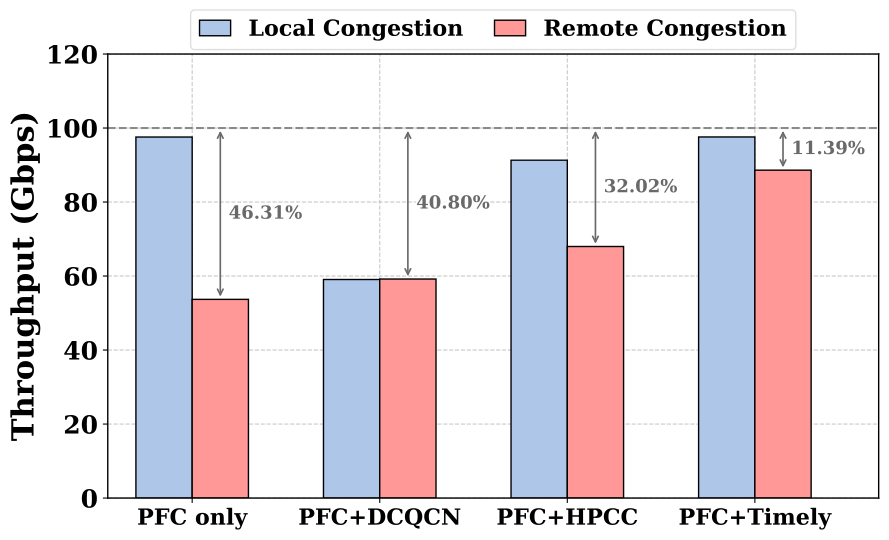

Reproduce this figure in Python.
#!/usr/bin/env python3

from matplotlib import pyplot as plt
from matplotlib.ticker import FuncFormatter

from plot_style import (
    AXIS_LABEL_FONT,
    BAR_WIDTH,
    FIGSIZE,
    add_legend,
    annotate_remote_gap,
    draw_grouped_bars,
    save_figure,
    style_category_axis,
)

filename = "shallow_bw"

# Order: PFC only, PFC+DCQCN, PFC+HPCC, PFC+Timely.
source_values = [97.573291, 59.065244, 91.307196, 97.591715]
remote_values = [53.694991, 59.197045, 67.982346, 88.612558]


def main():
    fig, ax = plt.subplots(figsize=FIGSIZE)
    handles = draw_grouped_bars(ax, source_values, remote_values)

    annotate_remote_gap(ax, remote_values)
    ax.set_ylabel("Throughput (Gbps)", fontproperties=AXIS_LABEL_FONT)
    ax.set_ylim(0, 120)
    ax.yaxis.set_major_formatter(FuncFormatter(lambda y, _: f"{y:.0f}"))

    style_category_axis(ax, right_padding=BAR_WIDTH * 2.7)
    add_legend(ax, handles)
    save_figure(fig, filename)


if __name__ == "__main__":
    main()
